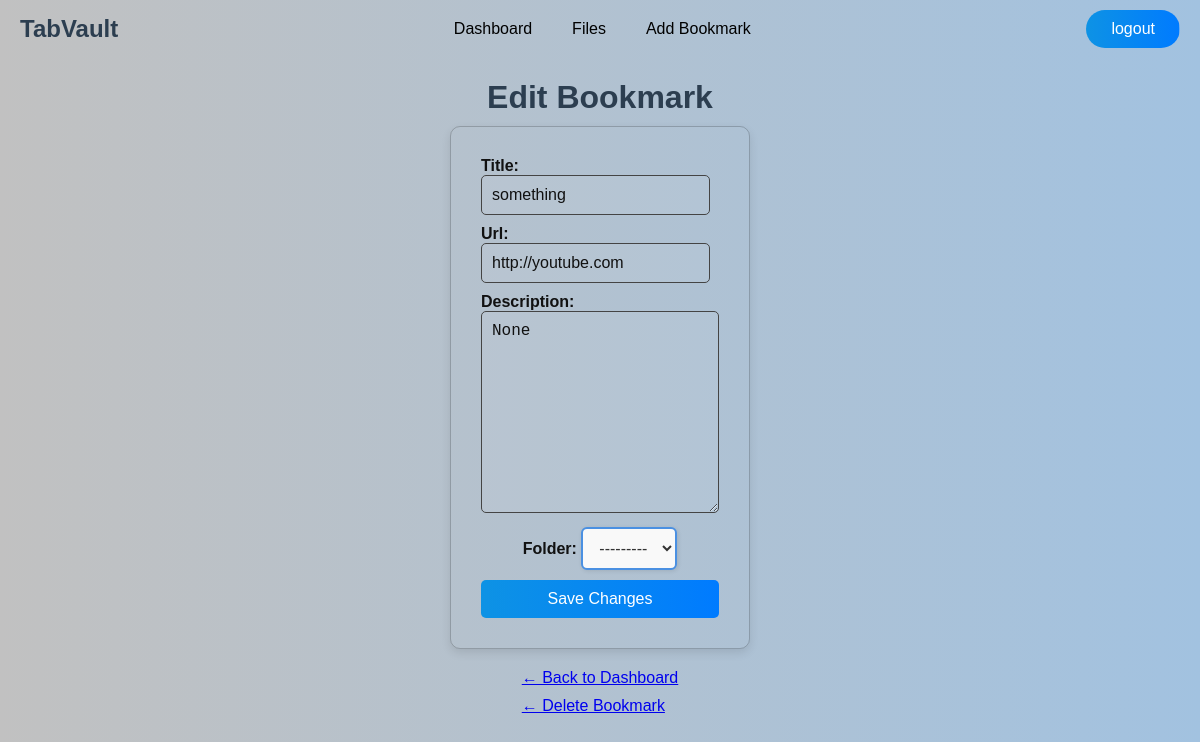
Page /dashboard/edit_bookmark/something/ (signed in) on the committed database.
### Dashboard/models.py (models this page shows, shortened)
class Bookmark(models.Model):
    user = models.ForeignKey(User, on_delete=models.CASCADE)
    title = models.CharField(max_length=255)
    url = models.URLField()
    slug = models.SlugField(max_length=255, unique=True, blank=True)
    folder = models.ForeignKey('File', on_delete=models.SET_NULL, null=True, blank=True, related_name='bookmarks')
    description = models.TextField(blank=True, null=True)
    created_at = models.DateTimeField(auto_now_add=True)
    updated_at = models.DateTimeField(auto_now=True)

### Dashboard/views.py (the view)
# urls.py: path('edit_bookmark/<slug:slug>/', views.edit_bookmark, name='edit_bookmark'),
@login_required
def edit_bookmark(request, slug):
    bookmark = Bookmark.objects.get(slug=slug)
    if request.method == "POST":
        form = forms.BookmarkForm(request.POST, request.FILES, instance=bookmark)
        if form.is_valid():
            bookmark = form.save(commit=False)
            bookmark.user = request.user
            bookmark.save() # auto generate slug
            return redirect('Dashboard:dashboard')
    else:
        form = forms.BookmarkForm(instance=bookmark)
    return render(request, 'Dashboard/edit_bookmark.html', {'form': form, 'bookmark': bookmark})

### Dashboard/models.py (called while the page is built)
    def __str__(self):
        return self.name

### Dashboard/templates/Dashboard/edit_bookmark.html (shortened to what this page needs)
{% extends "main/layout.html" %}
{% block content %}
    <h1>Edit Bookmark</h1>
    <form method="POST" enctype="multipart/form-data">
        {{ form.as_p }}
        <button type="submit">Save Changes</button>
    </form>
    <p>
        <div class="edit-links">
        <a href="{% url 'Dashboard:dashboard' %}">← Back to Dashboard</a>
        <a href="{% url "Dashboard:delete_bookmark" bookmark.slug %}">← Delete Bookmark</a>
        </div>
    </p>
{% endblock %}

### static/css/style.css (style rules this page uses)
*, *::before, *::after { box-sizing: border-box; }
* { margin: 0; padding: 0; box-sizing: border-box; }
body { background: linear-gradient(to right, #c1c1c1, #a2c2e0); color: #2c3e50; font-family: 'Montserrat', sans-serif; display: flex; justify-content: center; align-items: center; height:93vh; margin: 0; }
body { padding-top: 60px; }
button { padding: 10px 25px; background-image: linear-gradient(to left, #007bff, #1baaca); color: white; border: none; border-radius: 20px; cursor: pointer; font-size: 16px; align-self: center; background-size: 200% auto; background-position: right center; transition: background-position 0.4s ease; }
form { display: flex; flex-direction: column; gap: 15px; width: 300px; margin: 0 auto; padding: 30px; border: 1px solid rgba(0, 0, 0, 0.2); border-radius: 10px; background-color: transparent; box-shadow: 0 4px 10px rgba(0, 0, 0, 0.1); }
form label { font-weight: 600; color: #111; }
form input[type="text"], form input[type="password"], form input[type="url"] { padding: 10px; border: 1px solid #444; border-radius: 5px; font-size: 14px; color: #111; background-color: rgba(255, 255, 255, 0.05); }
form { display: flex; flex-direction: column; align-items: center; gap: 10px; }
form button { padding: 10px; font-size: 16px; cursor: pointer; border-radius: 5px; width: 100%; border: none; transition: background 0.3s ease; }
form button[type="submit"] { background-image: linear-gradient(to left, #007bff, #1baaca); color: white; }
form textarea { padding: 10px; border: 1px solid #444; border-radius: 5px; font-size: 14px; color: #111; background-color: rgba(255, 255, 255, 0.05); resize: vertical; width: 100%; min-height: 80px; box-sizing: border-box; }
.edit-links { display: flex; flex-direction: column; gap: 10px; }

### rows in the picture
Bookmark: title "something", url "http://youtube.com", description "None", folder "---------"
